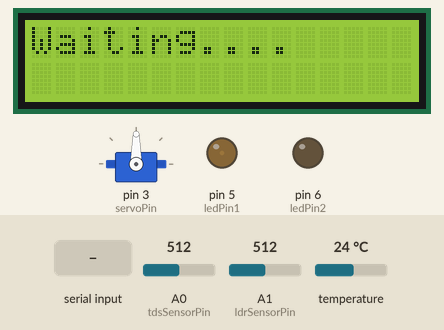
Recording of a sketch running on a simulated Arduino Uno, built with avr-gcc and run on an emulated ATmega328P. Parts: 16×2 character LCD, servo, output pins drawn as LEDs (lit = HIGH). The test bench sets the inputs (shaded band); at power-on: A0 (tdsSensorPin) = 512, A1 (ldrSensorPin) = 512, temperature 24 °C. What the sketch prints to the serial monitor is not drawn.

Above: at 4.2 s.
4.3 s: ",#" received over Serial
At 8.4 s:
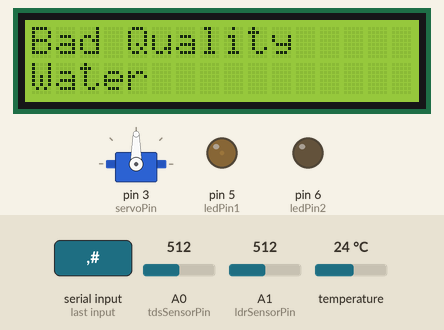
At 13.6 s:
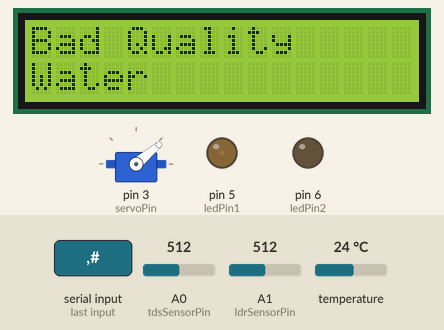
Timing chart, 0 to 15.1 s (numbered marks = the images above; inputs shaded):
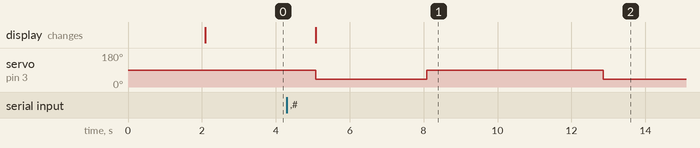

Measured:
- after the input at 4.3 s, servo on pin 3 (servoPin): 90° → 40° after 0.78 s, → 90° 3.0 s later, → 40° 4.8 s later; the display: changes after 0.78 s (image 1)

The sketch:

Arduino_Aquarium.ino
```cpp
#include <LiquidCrystal.h>
#include <Servo.h>
#include <OneWire.h>
#include <DallasTemperature.h>

// LCD
LiquidCrystal lcd(8, 9, 10, 11, 12, 13);

// Sensors
OneWire oneWire(7); // DS18B20 Temperature sensor on pin D7
DallasTemperature sensors(&oneWire);
Servo servo;

float temperature; // Store temperature value
int tdsSensorPin = A0;
int ldrSensorPin = A1;
int servoPin = 3;


// LED
int ledPin1 = 5; // PWM-capable LED pin
int ledPin2 = 6; // PWM-capable LED pin

// Thresholds and motor delay
int sensorThresholds[3];
int motorDelay;
int ldrThreshold;
int Flag=1;
long int t1,t2;

void setup() {
  Serial.begin(9600);
  while (!Serial);

  // LCD setup
  lcd.begin(16, 2);

  // Sensors
  sensors.begin();
  pinMode(tdsSensorPin, INPUT);
  pinMode(ldrSensorPin, INPUT);

  servo.attach(servoPin);
  servo.write(90);
  // LED
  pinMode(ledPin1, OUTPUT);
  pinMode(ledPin2, OUTPUT);
  analogWrite(ledPin1, 10); // Low intensity LED using PWM
  digitalWrite( ledPin2,LOW );

  // Initial LCD message
  lcd.setCursor(0, 0);
  lcd.print("Aquarium Health");
  lcd.setCursor(0, 1);
  lcd.print("Tracking Systm");

  delay(2000);


  lcd.clear();
  lcd.setCursor(0, 0);
  lcd.print("Waiting....");
  delay(1000);
}

void loop() {
  if (Flag==1){
    serialRec();
    Flag=2;
    t1 = millis();
  }
  // Read sensors
  temperature = readTemperature();
  int tdsValue = analogRead(tdsSensorPin);
  int ldrValue = analogRead(ldrSensorPin);

  // Display sensor data and messages on LCD
  lcd.clear();
  lcd.setCursor(0, 0);
  lcd.print("T:" + String(temperature) + "C");
  lcd.print(" Td:" + String(tdsValue));
  lcd.setCursor(0, 1);
  lcd.print("Lux:" + String(ldrValue));

  if (temperature > sensorThresholds[0]) {
    lcd.clear();
    lcd.setCursor(0, 0);
    lcd.print("Temp Rise");
  }

  if (tdsValue > sensorThresholds[1]) {
    lcd.clear();
    lcd.setCursor(0, 0);
    lcd.print("Bad Quality");
    lcd.setCursor(0, 1);
    lcd.print("Water");
  } else if (tdsValue > 50 && tdsValue<sensorThresholds[1]-10) {
    lcd.clear();
    lcd.setCursor(0, 0);
    lcd.print("Good Quality");
    lcd.setCursor(0, 1);
    lcd.print("Water");
  }


  if (ldrValue < ldrThreshold) {
    lcd.clear();
    lcd.setCursor(0, 0);
    lcd.print("Light is Low ");
    analogWrite(ledPin1, 255); // Full intensity LED
  } else {
    analogWrite(ledPin1, 10); // Low intensity LED using PWM
  }

  // Perform servo action based on motor delay
  t2 = millis();
  if ((t2-t1) >= motorDelay) {
    servo.write(40); // Open servo to 90 degrees
    delay(3000); // Keep it open for 3 seconds
    servo.write(90); // Close servo to 0 degrees
    delay(3000); // Keep it closed for 3 seconds
    t1 = millis();
  }

  // Send sensor data via serial
  String sensorData = "*";
  sensorData += String(temperature) + ",";
  sensorData += String(ldrValue) + ",";
  sensorData += String(tdsValue) + "#";
  Serial.println(sensorData);
  delay(1000);

}

float readTemperature() {
  sensors.requestTemperatures(); // Send the command to get temperatures
  return sensors.getTempCByIndex(0); // Index 0 is the only sensor
}

void serialRec() {
  String packet = ""; // Store the received packet
  while (true) {
  if (Serial.available()>0) {
    packet = Serial.readStringUntil('#');
      processPacket(packet);
      packet = ""; // Clear the packet for the next reception
      break;
    }
  }

  }

void processPacket(String packet) {
  // Parse the packet and extract values
  int values[4]; // Assuming there are 4 values in the packet
  int currentIndex = 0;
  String temp = "";
  packet+=",";
  for (int i = 1; i < packet.length(); i++) {
    char c = packet[i];
    if (c == ',') {
      int val=temp.toInt();
      values[currentIndex] =val;
      currentIndex++;
      temp = "";
    } else {
      temp += c;
    }
  }

  // Check if the received values match your expected format
  if (currentIndex == 4) {
    sensorThresholds[0] = values[0]; // Temperature threshold
    sensorThresholds[1] = values[1]; // TDS threshold
    ldrThreshold = values[2]; // LDR threshold
    motorDelay = values[3]*1000; // Motor delay
  }
}
```
